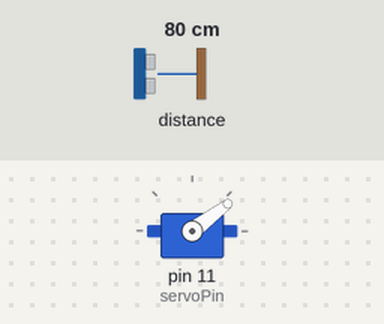
Bench run of a sketch on a simulated Arduino Uno, built with avr-gcc and run on an emulated ATmega328P. On the bench: servo. Inputs (shaded band) come from the test bench; at power-on: distance to the obstacle 80 cm. What the sketch prints to the serial monitor is not drawn.

Above: at 0.77 s.
At 1.2 s:
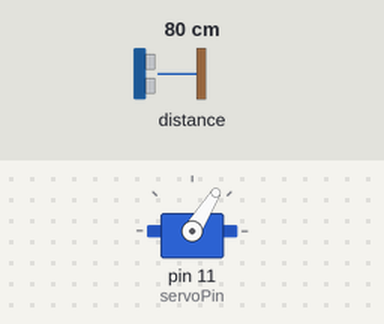
1.3 s: distance to the obstacle set to 250 cm
At 7.6 s:
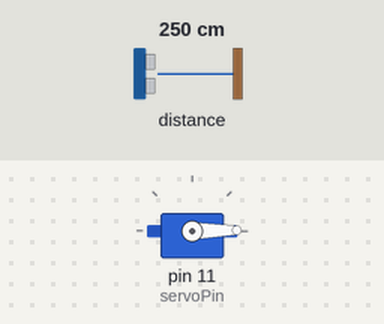
Timing chart, 0 to 10.3 s (numbered marks = the images above; inputs shaded):
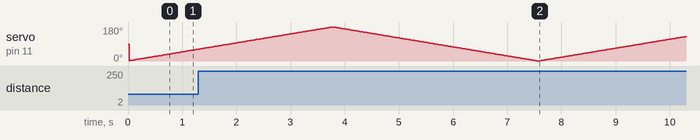

The sketch:

Lidar_Copy.ino
```cpp
/* Required Non-Standard Libraries
 *  LIDARLite - Garmin Lite v3 LIDAR Library
 *  LinkedList - ivanseidel's Linked List Library
 *  Point - Self built polar and rect point class
 *
 *
 * Lidar Unit Hookup Pins
 *  Green Top Right by reset button
 *  Blue Second Top Right by reset button
 *
 * Servo Motor Hookup Pins
 *  Control pin Digital 11 - Arduino
 *  Control pin Digital 20 - Teensy 3.2
 */

#include <LIDARLite.h>
#include <Servo.h>
#include "List.h"
#include "Point.h"
//#include "SearchProblem.h"

// Lidar Variables
LIDARLite myLidarLite;
int lidarReading = 1;

// Servo Variables
Servo servo;
//const int servoPin = 23; // Teensy 3.2
const int servoPin = 11; // Arduino Uno
const int updateDelay = 15;
int pos = 1;
unsigned long lastUpdateMs = 0;
int updateDirection = 1;

// Internal Data Structures
int resolution = 50;
List<Point> chunksBuffer = List<Point>();
List<Point> chunksStored = List<Point>();

void setup() {
  Serial.begin(115200); // Initialize serial connection to display distance readings

  // Lidar Setup
  myLidarLite.begin(0, true); // Set configuration to default and I2C to 400 kHz
  myLidarLite.configure(0); // Change this number to try out alternate configurations

  // Servo Setup
  servo.attach(servoPin);
  lastUpdateMs = millis();
}

/*
 * Main Loop
 */
void loop() {
  bool sweepFinished = updateServo();
  int lidarDistance = readLidar();

  Point point = Point::Polar(lidarDistance, 180 - pos);
  Point chunkedPoint = pointToGrid(point);

  // Store the current reading if not already in buffer
  if (!chunksBuffer.contains(chunkedPoint)) {
    chunksBuffer.push_back(chunkedPoint);
  }

  // Update the data structures every time the lidar completes a sweep
  if (sweepFinished) {
    processData();
  }

  if (lidarReading % 10 == 0) {

    // Cartesian
    Serial.print(point.x);
    Serial.print("\t");
    Serial.print(point.y);
    Serial.print("\n");

  }

}

void processData() {
  chunksStored = chunksBuffer;
  chunksBuffer = List<Point>();

  printList(chunksStored);
}

/*
 * Take in lidar readings
 */
int readLidar() {
  if (lidarReading == 100) {
    lidarReading = 1;
    return myLidarLite.distance(); // Unbiased Reading
  } else {
    lidarReading++;
    return myLidarLite.distance(false); // Biased Reading
  }
}

/*
 * The servo sweeps from
 */
bool updateServo() {
//  Serial.println(millis());
  if((millis() - lastUpdateMs) > updateDelay)  // time to update
  {
    lastUpdateMs = millis();
    pos += updateDirection;
    servo.write(pos);
    if ((pos >= 180) || (pos <= 0)) // end of sweep
    {
      // reverse direction
      updateDirection = -updateDirection;
      return true;
    }
  }
  return false;
}

/*
 * Takes in a point object and locks it into the lower resolution grid
 */
Point pointToGrid(Point point) {
  int x = point.x - point.x % resolution;
  int y = point.y - point.y % resolution;
  return Point(x, y);
}

void printList(List<Point> list) {
  Serial.print("[ ");
  auto itr = list.begin();
  while (itr != list.end()) {
    Serial.print((*itr).repr());
    itr++;
    if (itr != list.end())
      Serial.print(", ");
  }
  Serial.println(" ]");
}
```

CarSearchProblem.cpp
```cpp
#include "CarSearchProblem.h"

#include "Arduino.h"
#include "List.h"

#include "Point.h"

using namespace std;

/*
 * Initialize the search problem with the environment
 * barriers, starting position, and the ending goal.
 */
CarSearchProblem::CarSearchProblem(List<Point> barriers, Point initial, Point goal, int resolution)
  :Problem(initial, goal) {
	this->barriers = barriers;
  this->resolution = resolution;

  this->directions = List<Point>();
  this->directions.push_back(Point(0, resolution));
  this->directions.push_back(Point(0, -resolution));
  this->directions.push_back(Point(-resolution, 0));
  this->directions.push_back(Point(resolution, 0));
}


/*
 * Return all the possible actions that can be performed
 * from the input state.
 */
List<Point> CarSearchProblem::actions(const Point& state) const {
	List<Point> possibleActions = List<Point>();

  auto dir_itr = directions.begin();
    while(dir_itr != directions.end()) {
    Point nextState = state + *dir_itr;
    if (!listContains(barriers, nextState)) {
      possibleActions.push_back(*dir_itr);
    }
    dir_itr++;
  }

  return possibleActions;
}

/*
 * Return the state that results from executing the
 * action on the given input state. Action must be from
 * one of the actions(state) fucntion.
 */
Point CarSearchProblem::result(const Point& state, const Point& action) const {
//  Serial.print(state.repr());
//  Serial.print(action.repr());
//  Serial.println((state + action).repr());
	return state + action;
}

/*
   * Return the heuristic cost of reaching the goal state from the
   * current state with action. The heuristic could be a relaxed version
   * of the problem to give the algorithm a guiding direction towards
   * the goal node through the search space.
   */
float CarSearchProblem::heuristic(const Point& state, const Point& action) const {
  return Point::manhattanDist(this->goal, state);
}

/*
 * Return true if the current state is in the goal state.
 * The basic implemetation is checking the current state
 * against the goal state.
 */
//bool CarSearchProblem::goalTest(Point& state) {
//	return goal == state;
//}

/*
 * Returns the cost of a solution path which arrives at
 * state2 from state1 that resulted from taking action.
 * This result is asuming that it takes c cost to get to
 * state1. The default case is returning c + 1
 */
float CarSearchProblem::pathCost(float c, const Point& state1, const Point& action, const Point& state2) {
	return c + 1;
}
```

CarSearchProblem.h
```cpp
/* Class Search Problem
 *
 * This class defines the search problem for the automated
 * car driven by lidar. The barriers are given by square
 * chunks and the goal is to find a route that can drive
 * through the terrain without hitting the obstacles to
 * arrive at the predetermined destination. This class
 * makes the assumption that the car cannot travel through
 * the diagonal.
 */

#ifndef CarSearchProblem_h
#define CarSearchProblem_h

#include "Arduino.h"
#include "List.h"
#include "GraphSearch.h"
#include "Point.h"

using namespace std;

/*
 * Problem is the abstract base class which is a template class
 * Problem<State, Action>, where State -> Point, and Action -> Point
 */
class CarSearchProblem : public Problem<Point, Point> {
public:
	CarSearchProblem(List<Point> barriers, Point initial, Point goal, int resolution);
	List<Point> actions(const Point& state) const;
	Point result(const Point& state, const Point& action) const;
  float heuristic(const Point& state, const Point& action) const;
	bool goalTest(Point& state);
	float pathCost(float c, const Point& state1, const Point& action, const Point& state2);

	List<Point> barriers;
  int resolution;
  List<Point> directions;
};

#endif
```

GraphSearch.h
```cpp
#ifndef GraphSearch_h
#define GraphSearch_h

#include "List.h"
#include "PriorityList.h"

using namespace std;

/* * * * * * * * * * * * * * * * * * * * * *
 * Helper Functions
 * * * * * * * * * * * * * * * * * * * * * */

/*
 * Helper function for deleting lists containing pointers
 */
template<typename T>
void deleter(List<T> list)
{
  while (list.begin() != list.end()) {
    delete list.back();
    list.pop_back();
  }
}

/*
 * Helper function to find if a list contains an element
 */
template<typename T>
bool listContains(List<T> list, T ele) {
  auto itr = list.begin();
  while (itr != list.end()) {
    if ((*itr) == ele) {
      return true;
    }
    itr++;
  }
  return false;
}

template<typename T>
bool pointerListContains(List<T> list, T ele) {
  auto itr = list.begin();
  while (itr != list.end()) {
    if (*(*itr) == *ele) {
      return true;
    }
    itr++;
  }
  return false;
}

/* * * * * * * * * * * * * * * * * * * * * *
 * Graph Search Structures
 * * * * * * * * * * * * * * * * * * * * * */


/* The abstract class for a formal problem.  You should subclass
 * this class and implement the methods actions and result, and possibly
 * __init__, goal_test, and path_cost. Then you will create instances
 * of your subclass and solve them with the various search functions.
 */

template<typename S, typename A>
class Problem {

public:
  /*
   * The constructor specifies the initial state, and possibly a goal
   * state, if there is a unique goal.  Your subclass's constructor can add
   * other arguments.
   */
  Problem(S initial, S goal) {
    this->initial = initial;
    this->goal = goal;
  }

  /*
   * Return the actions that can be executed in the given
   * state. The result would typically be a list, but if there are
   * many actions, consider yielding them one at a time in an
   * iterator, rather than building them all at once.
   */
  virtual List<S> actions(const S& state) const =0;

  /*
   * Return the state that results from executing the given
   * action in the given state. The action must be one of
   * self.actions(state).
   */
  virtual S result(const S& state, const A& action) const =0;

  /*
   * Return the heuristic cost of reaching the goal state from the
   * current state with action. The heuristic could be a relaxed version
   * of the problem to give the algorithm a guiding direction towards
   * the goal node through the search space.
   */
  float heuristic(const S& state, const A& action) const{
    return 0;
  }

  /*
   * Return True if the state is a goal. The default method compares the
   * state to self.goal, as specified in the constructor. Override this
   * method if checking against a single self.goal is not enough.
   */
  bool goalTest(const S& state) const {
    return this->goal == state;
  }

  /*
   * Return the cost of a solution path that arrives at state2 from
   * state1 via action action, assuming cost c to get up to state1. If the problem
   * is such that the path doesn't matter, this function will only look at
   * state2.  If the path does matter, it will consider c and maybe state1
   * and action. The default method costs 1 for every step in the path.
   */
  float pathCost(float c, const S& state1, const A& action, const S& state2) const {
    return c + 1;
  }

  S initial;
  S goal;
};

template<typename S, typename A>
class Node {
  typedef Problem<S, A> P;
  typedef Node<S, A> N;
/* A node in a search tree. Contains a pointer to the parent (the node
 * that this is a successor of) and to the actual state for this node. Note
 * that if a state is arrived at by two paths, then there are two nodes with
 * the same state.  Also includes the action that got us to this state, and
 * the total path_cost (also known as g) to reach the node.  Other functions
 * may add an f and h value; see best_first_graph_search and astar_search for
 * an explanation of how the f and h values are handled. You will not need to
 * subclass this class.
 */

public:
	Node(const S& state) {
		this->state = state;
    this->depth = 0;
    this->parent = NULL;
	}
	Node(const S& state, N* parent, const A& action, float pathCost) {
		this->state = state;
		this->parent = parent;
		this->action = action;
		this->pathCost = pathCost;
		this->depth = this->parent->depth + 1;
	}
  Node(const Node& other) {
    this->state = other.state;
    this->parent = other.parent;
    this->action = other.action;
    this->pathCost = other.pathCost;
    this->depth = other.depth;
  }
  /*
   * Returns all the children nodes that are reachable from the current node.
   * All nodes are reachable by actions in accordance to the input problem.
   */
	List<N*> expand(const P& problem) {
		List<A> actions = problem.actions(this->state);
		List<N*> children = List<N*>();

    auto act_itr = actions.begin();
    while(act_itr != actions.end()) {
      children.push_back(this->childNode(problem, *act_itr));
      act_itr++;
    }

    return children;
	}

  /*
   * Returns the child node reachable from the current node when the action
   * is taken.
   */
	Node* childNode(const P& problem, const A action) {
		S next = problem.result(this->state, action);
		float cost = problem.pathCost(this->pathCost, this->state, action, next);

		return new N(next, this, action, cost);
	}

  /*
   * Returns the list of nodes which is the path back from the current
   * node to the initial start node.
   */
	List<A> solution() {
    N* node = this;
    List<A> actions = List<A>();

    while (node) {
      actions.push_back(node->action);
      node = node->parent;
    }

    // Reverse list and remove the last element
    actions.pop_back();
    List<A> solution = List<A>();

    auto act_itr = actions.rend();
    while(act_itr != actions.rbegin()) {
      solution.push_back(*act_itr);
      act_itr--;
    }

    return solution;
	}

  String repr() const {
    String b = "<Node State";
    String e = ">";
    return b + state.repr() + e;
  }

	bool operator==(const N& other) const {
    return this->state == other.state;
  }

	S state;
	A action;
  N* parent;
	float pathCost;
	int depth;
  bool root;


};

/* * * * * * * * * * * * * * * * * * * * * *
 * Graph Search Algorithms
 * * * * * * * * * * * * * * * * * * * * * */

template<typename S, typename A>
List<A> breadthFirstSearch(const Problem<S, A>& problem) {
  Node<S, A>* node = new Node<S, A>(problem.initial);
  if (problem.goalTest(node->state)) {
    // Cleanup
    delete node;
    node = NULL;

    return List<A>();
  }

  List<Node<S, A>*> frontier = List<Node<S, A>*>();
  frontier.push_back(node);
  List<Node<S, A>*> explored = List<Node<S, A>*>();

  while (frontier.begin() != frontier.end()) {
    node = frontier.front();
    frontier.pop_front();
    explored.push_back(node);
    List<Node<S, A>*> expandedNodes = node->expand(problem);

    while (expandedNodes.size() > 0) {
      Node<S, A>* child = expandedNodes.front();
      expandedNodes.pop_front();

      if (problem.goalTest(child->state)) {
        List<A> solution = child->solution();

        // Cleanup
        delete child;
        deleter(expandedNodes);
        deleter(frontier);
        deleter(explored);

        child = NULL;
        node = NULL;

        return solution;
      }

      if (!pointerListContains(frontier, child) && !pointerListContains(explored, child)) {
        frontier.push_back(child);
      } else {
        delete child;
        child = NULL;
      }
    }
  }

  // Cleanup
  deleter(frontier);
  deleter(explored);
  return List<A>();
}

template<typename S, typename A>
List<A> astar_search(const Problem<S, A>& problem) {
  Node<S, A>* node = new Node<S, A>(problem.initial);
  if (problem.goalTest(node->state)) {
    // Cleanup
    delete node;
    return List<A>();
  }

  List<Node<S, A>*> frontier = PriorityList<Node<S, A>*>();
  frontier.push_back(node);
  List<Node<S, A>*> explored = List<Node<S, A>*>();

  while (frontier.begin() != frontier.end()) {
    node = frontier.front();
    frontier.pop_front();
    explored.push_back(node);
    List<Node<S, A>*> expandedNodes = node->expand(problem);

    auto expan_itr = expandedNodes.begin();
    while (expan_itr != expandedNodes.end()) {
      Node<S, A>* child = *expan_itr;
      expan_itr++;

      if (problem.goalTest(child->state)) {
        List<A> solution = child->solution();
        // Cleanup
        deleter(frontier);
        deleter(explored);

        return solution;
      }

      if (!pointerListContains(frontier, child) && !pointerListContains(explored, child)) {
        frontier.push_back(child);
      }
    }
  }

  // Cleanup
  deleter(frontier);
  deleter(explored);
  return List<A>();
}

template <typename T>
void printNodes(List<T> list) {
  Serial.print("[ ");
  auto itr = list.begin();
  while (itr != list.end()) {
    Serial.print((*itr)->repr());
    Serial.print(", ");
    itr++;
  }
  Serial.println(" ]");
}

template <typename T>
void printState(List<T> list) {
  Serial.print("[ ");
  auto itr = list.begin();
  while (itr != list.end()) {
    Serial.print((*itr).repr());
    Serial.print(", ");
    itr++;
  }
  Serial.println(" ]");
}

#endif
```

Point.h
```cpp
/* Point Object
 * The point stores cartesian coordinates with the
 * ability to convert from polar into the cartesian
 * coordinate system.
 */

#ifndef Point_h
#define Point_h

#include "Arduino.h"

struct Point {
public:
  Point() { x = 0; y = 0; }
	Point(int x, int y) { this->x = x; this->y = y; }
	static Point Polar(int r, int a) {
		return Point(r * cos(a), r * sin(a));
	}
  Point(const Point& other) {
    this->x = other.x;
    this->y = other.y;
  }
	int x;
	int y;

  /*
   * Distance Functions
   * There are other possibilities that could work more efficiently for
   * approximating the euclidean distance with less expensive operations
   * http://www.flipcode.com/archives/Fast_Approximate_Distance_Functions.shtml
   */
  static float manhattanDist(const Point& p1, const Point& p2) {
    return abs(p1.x - p2.x) + abs(p1.y - p2.y);
  }

  static float euclidDist2(const Point& p1, const Point& p2) {
    return pow(abs(p1.x - p2.x), 2) + pow(abs(p1.y - p2.y), 2);
  }

  static float euclidDist(const Point& p1, const Point& p2) {
    return sqrt(euclidDist2(p1, p2));
  }

  Point operator+(const Point& other) const {
    return Point(x + other.x, y + other.y);
  }

  Point operator-(const Point& other) const {
    return Point(x - other.x, y - other.y);
  }

//  ** Equality operator not working properly and may not be needed
//  Point operator=(const Point& other) {
//    return Point(other);
//  }

//	bool operator==(const Point& other) {
//		return x == other.x && y == other.y;
//	}

  bool operator==(const Point& other) const {
    return x == other.x && y == other.y;
  }

  String repr() const {
    String b = "(";
    String e = ")";
    String c = ", ";
    return b + x + c + y + e;
  }
};

#endif
```

Source omitted: List.h (11386 bytes), PriorityList.h (937 bytes)
